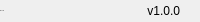
              <widget class="QFrame" name="bottomBar">
               <property name="minimumSize">
                <size>
                 <width>0</width>
                 <height>22</height>
                </size>
               </property>
               <property name="maximumSize">
                <size>
                 <width>16777215</width>
                 <height>22</height>
                </size>
               </property>
               <property name="frameShape">
                <enum>QFrame::NoFrame</enum>
               </property>
               <property name="frameShadow">
                <enum>QFrame::Raised</enum>
               </property>
               <layout class="QHBoxLayout" name="horizontalLayout_5">
                <property name="spacing">
                 <number>0</number>
                </property>
                <property name="leftMargin">
                 <number>0</number>
                </property>
                <property name="topMargin">
                 <number>0</number>
                </property>
                <property name="rightMargin">
                 <number>0</number>
                </property>
                <property name="bottomMargin">
                 <number>0</number>
                </property>
                <item>
                 <widget class="QLabel" name="creditsLabel">
                  <property name="maximumSize">
                   <size>
                    <width>16777215</width>
                    <height>16</height>
                   </size>
                  </property>
                  <property name="font">
                   <font>
                    <family>Segoe UI</family>
                    <pointsize>-1</pointsize>
                    <italic>false</italic>
                    <bold>false</bold>
                   </font>
                  </property>
                  <property name="text">
                   <string>By: XYW</string>
                  </property>
                  <property name="alignment">
                   <set>Qt::AlignLeading|Qt::AlignLeft|Qt::AlignVCenter</set>
                  </property>
                 </widget>
                </item>
                <item>
                 <widget class="QLabel" name="version">
                  <property name="text">
                   <string>v1.0.0</string>
                  </property>
                  <property name="alignment">
                   <set>Qt::AlignRight|Qt::AlignTrailing|Qt::AlignVCenter</set>
                  </property>
                 </widget>
                </item>
                <item>
                 <widget class="QFrame" name="frame_size_grip">
                  <property name="minimumSize">
                   <size>
                    <width>20</width>
                    <height>0</height>
                   </size>
                  </property>
                  <property name="maximumSize">
                   <size>
                    <width>20</width>
                    <height>16777215</height>
                   </size>
                  </property>
                  <property name="frameShape">
                   <enum>QFrame::NoFrame</enum>
                  </property>
                  <property name="frameShadow">
                   <enum>QFrame::Raised</enum>
                  </property>
                 </widget>
                </item>
               </layout>
              </widget>
